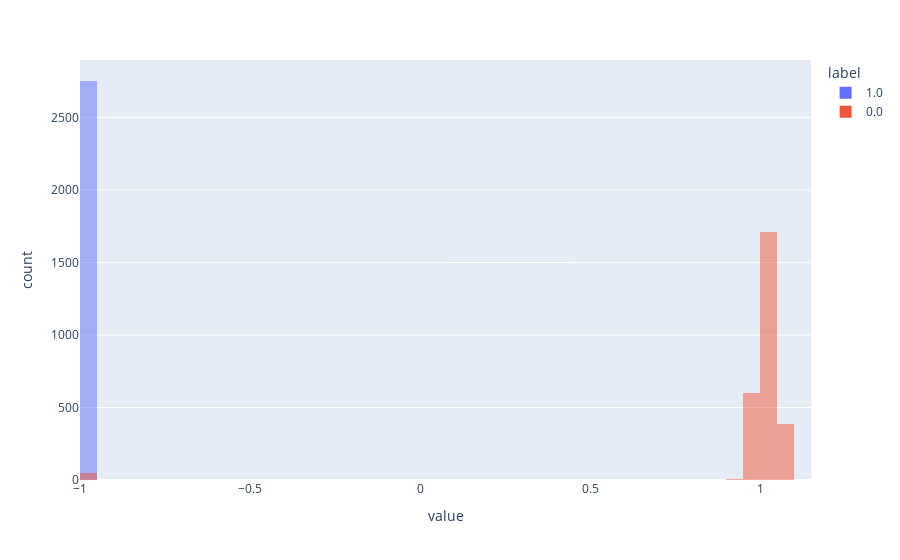

Here is the notebook cell this chart was saved with:
### Code cell
import plotly.express as px
px.histogram(pd.DataFrame({
     'activ': x[:, 0],
     'label': y_full
}), color='label', barmode="overlay", nbins=100, width=900)

### Figure 1 — Plotly figure (JSON) as saved in the notebook; plotly's stock layout.template omitted (floating-point values rounded to 4 significant figures; data arrays with more than 128 entries replaced by an {"elided": "..."} marker saying what was removed)
{"data": [{"alignmentgroup": "True", "bingroup": "x", "hovertemplate": "label=1.0<br>value=%{x}<br>count=%{y}<extra></extra>", "legendgroup": "1.0", "marker": {"color": "#636efa", "opacity": 0.5, "pattern": {"shape": ""}}, "name": "1.0", "nbinsx": 100, "offsetgroup": "1.0", "orientation": "v", "showlegend": true, "type": "histogram", "x": {"elided": "2752 float values"}, "xaxis": "x", "yaxis": "y"}, {"alignmentgroup": "True", "bingroup": "x", "hovertemplate": "label=0.0<br>value=%{x}<br>count=%{y}<extra></extra>", "legendgroup": "0.0", "marker": {"color": "#EF553B", "opacity": 0.5, "pattern": {"shape": ""}}, "name": "0.0", "nbinsx": 100, "offsetgroup": "0.0", "orientation": "v", "showlegend": true, "type": "histogram", "x": {"elided": "2752 float values"}, "xaxis": "x", "yaxis": "y"}], "layout": {"barmode": "overlay", "legend": {"title": {"text": "label"}, "tracegroupgap": 0}, "margin": {"t": 60}, "width": 900, "xaxis": {"anchor": "y", "domain": [0, 1], "title": {"text": "value"}}, "yaxis": {"anchor": "x", "domain": [0, 1], "title": {"text": "count"}}}}
